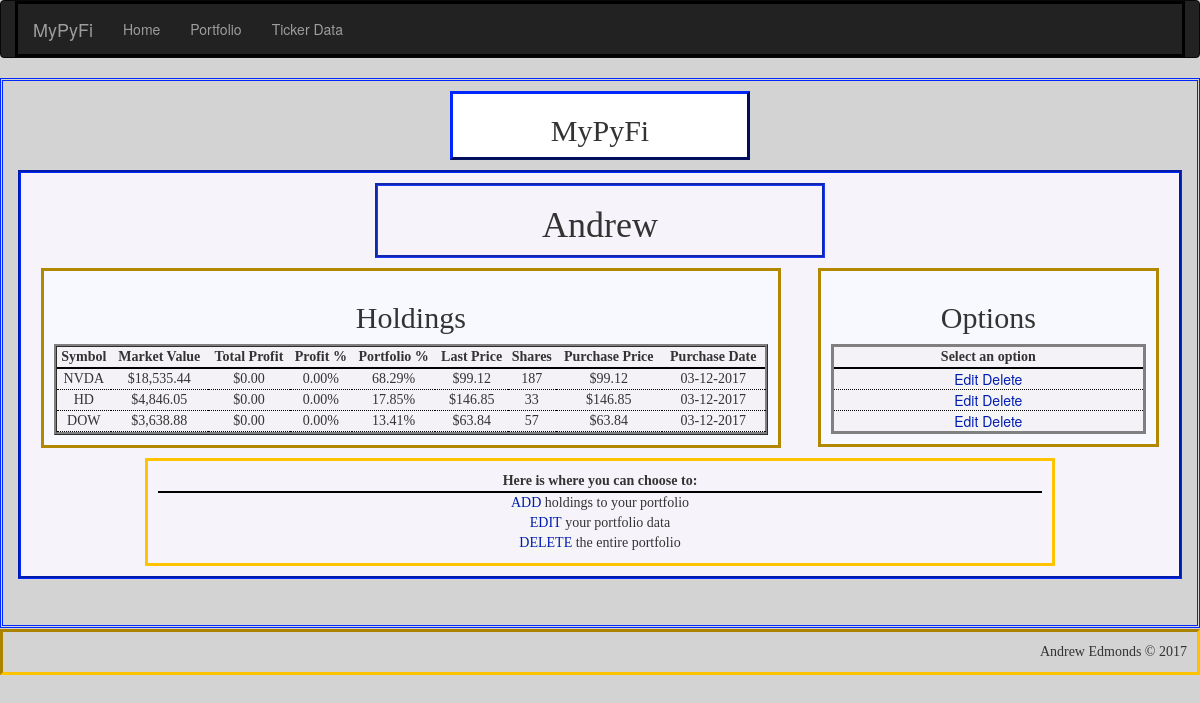
Page /portfolio/Andrew on the committed database.
### app/models.py (models this page shows, shortened)
class Portfolio(db.Model):
    __tablename__ = 'portfolios'
    id = db.Column(db.Integer, primary_key=True, autoincrement=True)
    name = db.Column(db.String(25), unique=True)    # name of portfolio
    cash = db.Column(db.Float)                      # cash holdings within portfolio
    market_value = db.Column(db.Float)              # market value of all holdings + cash
    total_profit = db.Column(db.Float)              # total profits of all holdings
    invested = db.Column(db.Float)                  # total amount invested into holdings - excludes cash holding
    profit_percent = db.Column(db.Float)            # percent return on current amount invested - excludes cash holding
    num_holdings = db.Column(db.Integer)            # total number of holdings in portfolio - excludes cash holding
    holdings = db.relationship('Holding', backref='portfolio', lazy='dynamic')

class Holding(db.Model):
    __tablename__ = 'holdings'
    id = db.Column(db.Integer, primary_key=True, autoincrement=True)
    symbol = db.Column(db.String(6))            # stock symbol
    shares = db.Column(db.Integer)              # number of shares held
    market_value = db.Column(db.Float)          # market value of holding
    purch_date = db.Column(db.Date)             # date holding was purchased
    purch_price = db.Column(db.Float)           # share price on purchase date
    last_price = db.Column(db.Float)            # most recent price from pandas_dataframe module
    total_profit = db.Column(db.Float)          # total profits of holding ($)
    profit_percent = db.Column(db.Float)        # percent profit based on initial amount invested
    portfolio_percent = db.Column(db.Float)     # percent holding makes up of overall portfolio
    last_updated = db.Column(db.String)         # date holding's last_price attribute was updated
    portfolio_id = db.Column(db.Integer, db.ForeignKey('portfolios.id'))

### app/main/views.py (the view)
@main.route('/portfolio/<name>', methods=['GET', 'POST'])
def portfolio(name):
    portfolio = Portfolio.query.filter_by(name=name).first()
    if portfolio is None:
        abort(404)
    else:
        session['portfolio'] = str(portfolio.name)
    holding_data = portfolio.holdings.order_by(Holding.portfolio_percent.desc()).all()
    return render_template('portfolio.html', name=name, holding_data=holding_data)

### app/templates/portfolio.html (shortened to what this page needs)
{% extends "base-detailed.html" %}
{% import "bootstrap/wtf.html" as wtf %}
{% block page_title %}
<h2>
    <center>MyPyFi</center>
</h2>
{% endblock %}
{% block main_title %}
<h1>{{ name }}</h1>
{% endblock %}
{% block main_focus %}
{% if not holding_data|count > 0 %}
<h1>
    <center>No Holdings Found!</center>
</h1>
<p>
<center>There are no holdings saved in the portfolio {{ name }}</center></p>
{% else %}
<h2>
    <center>Holdings</center>
</h2>
<table style="width:100%" id="portfolio_table">
    <tr>
        <th>
            <center>Symbol</center>
        </th>
        <th>
            <center>Market Value</center>
        </th>
        <th>
            <center>Total Profit</center>
        </th>
        <th>
            <center>Profit %</center>
        </th>
        <th>
            <center>Portfolio %</center>
        </th>
        <th>
            <center>Last Price</center>
        </th>
        <th>
            <center>Shares</center>
        </th>
        <th>
            <center>Purchase Price</center>
        </th>
        <th>
            <center>Purchase Date</center>
        </th>
    </tr>
    {% for holding in holding_data %}
    <tr>
        <td>
            <center>{{ holding["symbol"] | upper }}</center>
        </td>
        <td>
            <center>{{ "${:,.2f}".format(holding["last_price"]*holding["shares"]) }}</center>
        </td>
        <td>
            <center>{{ "${:,.2f}".format(holding["total_profit"]) }}</center>
        </td>
        <td>
            <center>{{ "{0:.2f}%".format(holding["profit_percent"]*100) }}</center>
        </td>
        <td>
            <center>{{ "{0:.2f}%".format(holding["portfolio_percent"]*100) }}</center>
        </td>
        <td>
            <center>{{ "${:,.2f}".format(holding["last_price"]) }}</center>
        </td>
        <td>
            <center>{{ holding["shares"] }}</center>
        </td>
        <td>
            <center>{{ "${:,.2f}".format(holding["purch_price"]) }}</center>
        </td>
        <td>
            <center>{{ "{:%m-%d-%Y}".format(holding["purch_date"]) }}</center>
        </td>
    </tr>
    {% endfor %}
</table>
{% endif %}
{% endblock %}
{% block main_options %}
{% if not holding_data|count > 0 %}
<h1>
    <center>No Holdings Found!</center>
</h1>
<p>
<center>There are no holdings saved in the portfolio {{ name }}</center></p>
{% else %}
<h2>
    <center>Options</center>
</h2>
<table style="width:100%" id="options_table">
    <tr>
        <th>
            <center>Select an option</center>
        </th>
    </tr>
    {% for holding in holding_data %}
    <tr>
        <td>
            <a class="button"
               href="{{ url_for('main.holding_edit', name=name, symbol=holding['symbol'], holding_id = holding['id'])}}">Edit</a>
            <a class="button"
               href="{{ url_for('main.holding_delete_ask', name=name, symbol=holding['symbol'], holding_id = holding['id'])}}">Delete</a>
        </td>
    </tr>
    {% endfor %}
</table>
{% endif %}
{% endblock %}
{% block verbage %}
<table style="width:100%" id="verbage_table">
    <tr>
        <th>
            <center>Here is where you can choose to:</center>
        </th>
    </tr>
    <tr>
        <td>
            <a class="button" href="{{ url_for('main.holding_add', name=name) }}">ADD</a>
            holdings to your portfolio
        </td>
    </tr>
    <tr>
        <td>
            <a class="button" href="{{ url_for('main.portfolio_edit', name=name) }}">EDIT</a>
            your portfolio data
        </td>
    </tr>
    <tr>
        <td>
            <a class="button" href="{{ url_for('main.portfolio_delete_ask', name=name) }}">DELETE</a> the entire
            portfolio
        </td>
    </tr>
</table>
{% endblock %}

### app/templates/base-detailed.html (shortened to what this page needs)
{% extends "base.html" %}
{% block head %}
{{ super() }}
<link rel="stylesheet" href="{{ url_for('static',filename='css/style_main.css') }}" type="text/css">
{% endblock %}
{% block main_content %}
<div class="title" id="title">
    {% block page_title %}Page title{% endblock %}
</div>
<div class="container" id="main">
    <div class="title" id="main-title">
        {% block main_title %}Main Title{% endblock %}
    </div>
    <div class="container" id="main-focus">
        {% block main_focus %}Main focus{% endblock %}
    </div>
    <div class="container" id="main-options">
        {% block main_options %}main options{% endblock %}
    </div>
    <div class="container" id="verbage">
        {% block verbage %}verbage{% endblock %}
    </div>
</div>
{% endblock %}

### app/templates/base.html (shortened to what this page needs)
{% extends "bootstrap/base.html" %}
{% block head %}
{{ super() }}
{% endblock %}
{% block navbar %}
<div class="navbar navbar-inverse" role="navigation">
    <div class="container">
        <div class="navbar-header">
            <a class="navbar-brand" href="/">MyPyFi</a>
        </div>
        <div class="navbar-collapse collapse">
            <ul class="nav navbar-nav">
                <li><a href="/">Home</a></li>
                <li><a href="{{ url_for('main.portfolio_main') }}">Portfolio</a></li>
                <li><a href="{{ url_for('main.ticker_data') }}">Ticker Data</a></li>
            </ul>
        </div>
    </div>
</div>
{% endblock %}
{% block content %}
<div class="container" id="complete">
    {% block main_content %}{% endblock %}
</div>
{% block footer %}
<div class="footer" id="footer">
    Andrew Edmonds &copy; 2017
</div>
{% endblock %}
{% endblock %}

### app/static/css/style_main.css (style rules this page uses)
body { background-color: lightgray; }
.title { border-style: ridge; margin-left: auto; margin-right: auto; font-family: "Agency FB"; text-align: center; vertical-align: middle; }
.container { border-style: solid; border-color: black; }
#complete { border-color: #0027FF; border-style: double; margin: auto; padding-top: 10px; padding-bottom: 10px; width: 100%; min-height: 85vh; min-height: 550px; }
#main .container { padding: 10px; }
#title { border-color: #001BB2; border-style: outset; width: 300px; vertical-align: middle; background-color: white; }
#main { background-color: #F7F3FA; border-style: groove; border-color: #0027FF; padding: 10px; margin-top: 10px; margin-left: auto; margin-right: auto; width: 100%; }
#main h2 { font-family: "Palatino Linotype"; }
#main th { font-family: "Bitstream Vera Sans Mono"; border-bottom: 2pt solid black; }
#main-title { border-color: #193CFF; border-style: groove; margin-left: auto; margin-right: auto; width: 450px; height: 75px; }
#main-focus { background-color: ghostwhite; border-color: #B28800; border-style: solid; margin: 10px; margin-right: auto; width: 65%; float: left; }
#portfolio_table { border-collapse: separate; border-style: ridge; background-color: #F4F1F7; }
#main-focus td { font-family: "Felix Titling"; border-bottom: 1pt dotted black; }
#main-options { background-color: ghostwhite; border-color: #B28800; border-style: solid; margin: 10px; margin-left: 10px; margin-right: 10px; width: 30%; float: right; }
#options_table { text-align: center; border-style: solid; background-color: #F4F1F7; }
#main-options td { font-family: Verdana, "Helvetica Neue", Arial, Helvetica, Geneva, sans-serif; border-bottom: 1pt dotted black; }
#verbage { border-color: #FFC200; border-style: solid; margin-left: auto; margin-right: auto; padding: 10px; width: 80%; min-height: 100px; clear: both; text-align: center; vertical-align: middle; font-family: "Fira Code"; }
#footer { border-style: inset; border-color: #FFC200; margin-top: 1px; padding: 10px; text-align: right; vertical-align: bottom; font-family: "Trebuchet MS"; clear: both; }
.button { background-color: whitesmoke; color: #001BB2; border: thin; text-align: center; text-decoration: none; display: inline-block; cursor: pointer; }

### rows in the picture
Portfolio: name "Andrew"
Holding: symbol "NVDA", holding['last_price']*holding['shares'] "$18,535.44", total_profit "$0.00", holding['profit_percent']*100 "0.00%", holding['portfolio_percent']*100 "68.29%", last_price "$99.12", shares "187", purch_price "$99.12", purch_date "03-12-2017"
Holding: symbol "HD", holding['last_price']*holding['shares'] "$4,846.05", total_profit "$0.00", holding['profit_percent']*100 "0.00%", holding['portfolio_percent']*100 "17.85%", last_price "$146.85", shares "33", purch_price "$146.85", purch_date "03-12-2017"
Holding: symbol "DOW", holding['last_price']*holding['shares'] "$3,638.88", total_profit "$0.00", holding['profit_percent']*100 "0.00%", holding['portfolio_percent']*100 "13.41%", last_price "$63.84", shares "57", purch_price "$63.84", purch_date "03-12-2017"
